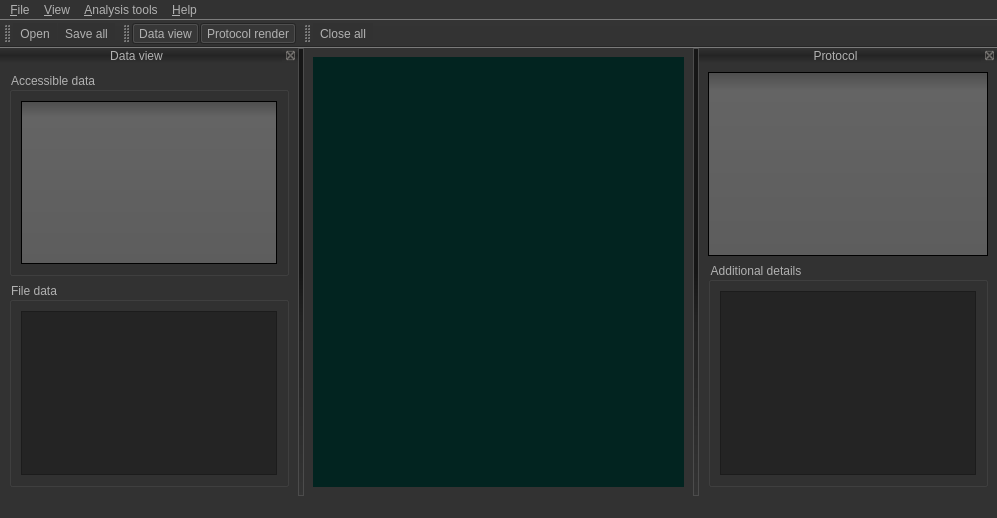
<?xml version="1.0" encoding="UTF-8"?>
<ui version="4.0">
 <author>Oleksandr Kozachuk. 2019</author>
 <class>MainWindow</class>
 <widget class="QMainWindow" name="MainWindow">
  <property name="windowModality">
   <enum>Qt::NonModal</enum>
  </property>
  <property name="enabled">
   <bool>true</bool>
  </property>
  <property name="geometry">
   <rect>
    <x>0</x>
    <y>0</y>
    <width>997</width>
    <height>518</height>
   </rect>
  </property>
  <property name="tabletTracking">
   <bool>false</bool>
  </property>
  <property name="focusPolicy">
   <enum>Qt::NoFocus</enum>
  </property>
  <property name="windowTitle">
   <string>Data analysis</string>
  </property>
  <property name="windowIcon">
   <iconset resource="dataAnalysisRC.qrc">
    <normaloff>:/imgRc/images/analytics.png</normaloff>:/imgRc/images/analytics.png</iconset>
  </property>
  <property name="layoutDirection">
   <enum>Qt::LeftToRight</enum>
  </property>
  <property name="styleSheet">
   <string notr="true">QToolTip
{
     border: 1px solid black;
     background-color: #ffa02f;
     padding: 1px;
     border-radius: 3px;
     opacity: 100;
}

QWidget
{
    color: #b1b1b1;
    background-color: #323232;
}

QWidget:item:hover
{
    background-color: QLinearGradient( x1: 0, y1: 0, x2: 0, y2: 1, stop: 0 #ffa02f, stop: 1 #ca0619);
    color: #000000;
}

QWidget:item:selected
{
    background-color: QLinearGradient( x1: 0, y1: 0, x2: 0, y2: 1, stop: 0 #ffa02f, stop: 1 #d7801a);
}

QMenuBar::item
{
    background: transparent;
}

QMenuBar::item:selected
{
    background: transparent;
    border: 1px solid #ffaa00;
}

QMenuBar::item:pressed
{
    background: #444;
    border: 1px solid #000;
    background-color: QLinearGradient(
        x1:0, y1:0,
        x2:0, y2:1,
        stop:1 #212121,
        stop:0.4 #343434/*,
        stop:0.2 #343434,
        stop:0.1 #ffaa00*/
    );
    margin-bottom:-1px;
    padding-bottom:1px;
}

QMenu
{
    border: 1px solid #000;
}

QMenu::item
{
    padding: 2px 20px 2px 20px;
}

QMenu::item:selected
{
    color: #000000;
}

QWidget:disabled
{
    color: #404040;
    background-color: #323232;
}

QAbstractItemView
{
    background-color: QLinearGradient( x1: 0, y1: 0, x2: 0, y2: 1, stop: 0 #4d4d4d, stop: 0.1 #646464, stop: 1 #5d5d5d);
}

QWidget:focus
{
    /*border: 2px solid QLinearGradient( x1: 0, y1: 0, x2: 0, y2: 1, stop: 0 #ffa02f, stop: 1 #d7801a);*/
}

QLineEdit
{
    background-color: QLinearGradient( x1: 0, y1: 0, x2: 0, y2: 1, stop: 0 #4d4d4d, stop: 0 #646464, stop: 1 #5d5d5d);
    padding: 1px;
    border-style: solid;
    border: 1px solid #1e1e1e;
    border-radius: 5;
}

QPushButton
{
    color: #b1b1b1;
    background-color: QLinearGradient( x1: 0, y1: 0, x2: 0, y2: 1, stop: 0 #565656, stop: 0.1 #525252, stop: 0.5 #4e4e4e, stop: 0.9 #4a4a4a, stop: 1 #464646);
    border-width: 1px;
    border-color: #1e1e1e;
    border-style: solid;
    border-radius: 6;
    padding: 3px;
    font-size: 12px;
    padding-left: 5px;
    padding-right: 5px;
}

QPushButton:pressed
{
    background-color: QLinearGradient( x1: 0, y1: 0, x2: 0, y2: 1, stop: 0 #2d2d2d, stop: 0.1 #2b2b2b, stop: 0.5 #292929, stop: 0.9 #282828, stop: 1 #252525);
}

QComboBox
{
    selection-background-color: #ffaa00;
    background-color: QLinearGradient( x1: 0, y1: 0, x2: 0, y2: 1, stop: 0 #565656, stop: 0.1 #525252, stop: 0.5 #4e4e4e, stop: 0.9 #4a4a4a, stop: 1 #464646);
    border-style: solid;
    border: 1px solid #1e1e1e;
    border-radius: 5;
}

QComboBox:hover,QPushButton:hover
{
    border: 2px solid QLinearGradient( x1: 0, y1: 0, x2: 0, y2: 1, stop: 0 #ffa02f, stop: 1 #d7801a);
}


QComboBox:on
{
    padding-top: 3px;
    padding-left: 4px;
    background-color: QLinearGradient( x1: 0, y1: 0, x2: 0, y2: 1, stop: 0 #2d2d2d, stop: 0.1 #2b2b2b, stop: 0.5 #292929, stop: 0.9 #282828, stop: 1 #252525);
    selection-background-color: #ffaa00;
}

QComboBox QAbstractItemView
{
    border: 2px solid darkgray;
    selection-background-color: QLinearGradient( x1: 0, y1: 0, x2: 0, y2: 1, stop: 0 #ffa02f, stop: 1 #d7801a);
}

QComboBox::drop-down
{
     subcontrol-origin: padding;
     subcontrol-position: top right;
     width: 15px;

     border-left-width: 0px;
     border-left-color: darkgray;
     border-left-style: solid; /* just a single line */
     border-top-right-radius: 3px; /* same radius as the QComboBox */
     border-bottom-right-radius: 3px;
 }

QComboBox::down-arrow
{
     image: url(:/down_arrow.png);
}

QGroupBox:focus
{
border: 2px solid QLinearGradient( x1: 0, y1: 0, x2: 0, y2: 1, stop: 0 #ffa02f, stop: 1 #d7801a);
}

QTextEdit:focus
{
    border: 2px solid QLinearGradient( x1: 0, y1: 0, x2: 0, y2: 1, stop: 0 #ffa02f, stop: 1 #d7801a);
}

QScrollBar:horizontal {
     border: 1px solid #222222;
     background: QLinearGradient( x1: 0, y1: 0, x2: 0, y2: 1, stop: 0.0 #121212, stop: 0.2 #282828, stop: 1 #484848);
     height: 7px;
     margin: 0px 16px 0 16px;
}

QScrollBar::handle:horizontal
{
      background: QLinearGradient( x1: 0, y1: 0, x2: 1, y2: 0, stop: 0 #ffa02f, stop: 0.5 #d7801a, stop: 1 #ffa02f);
      min-height: 20px;
      border-radius: 2px;
}

QScrollBar::add-line:horizontal {
      border: 1px solid #1b1b19;
      border-radius: 2px;
      background: QLinearGradient( x1: 0, y1: 0, x2: 1, y2: 0, stop: 0 #ffa02f, stop: 1 #d7801a);
      width: 14px;
      subcontrol-position: right;
      subcontrol-origin: margin;
}

QScrollBar::sub-line:horizontal {
      border: 1px solid #1b1b19;
      border-radius: 2px;
      background: QLinearGradient( x1: 0, y1: 0, x2: 1, y2: 0, stop: 0 #ffa02f, stop: 1 #d7801a);
      width: 14px;
     subcontrol-position: left;
     subcontrol-origin: margin;
}

QScrollBar::right-arrow:horizontal, QScrollBar::left-arrow:horizontal
{
      border: 1px solid black;
      width: 1px;
      height: 1px;
      background: white;
}

QScrollBar::add-page:horizontal, QScrollBar::sub-page:horizontal
{
      background: none;
}

QScrollBar:vertical
{
      background: QLinearGradient( x1: 0, y1: 0, x2: 1, y2: 0, stop: 0.0 #121212, stop: 0.2 #282828, stop: 1 #484848);
      width: 7px;
      margin: 16px 0 16px 0;
      border: 1px solid #222222;
}

QScrollBar::handle:vertical
{
      background: QLinearGradient( x1: 0, y1: 0, x2: 0, y2: 1, stop: 0 #ffa02f, stop: 0.5 #d7801a, stop: 1 #ffa02f);
      min-height: 20px;
      border-radius: 2px;
}

QScrollBar::add-line:vertical
{
      border: 1px solid #1b1b19;
      border-radius: 2px;
      background: QLinearGradient( x1: 0, y1: 0, x2: 0, y2: 1, stop: 0 #ffa02f, stop: 1 #d7801a);
      height: 14px;
      subcontrol-position: bottom;
      subcontrol-origin: margin;
}

QScrollBar::sub-line:vertical
{
      border: 1px solid #1b1b19;
      border-radius: 2px;
      background: QLinearGradient( x1: 0, y1: 0, x2: 0, y2: 1, stop: 0 #d7801a, stop: 1 #ffa02f);
      height: 14px;
      subcontrol-position: top;
      subcontrol-origin: margin;
}

QScrollBar::up-arrow:vertical, QScrollBar::down-arrow:vertical
{
      border: 1px solid black;
      width: 1px;
      height: 1px;
      background: white;
}


QScrollBar::add-page:vertical, QScrollBar::sub-page:vertical
{
      background: none;
}

QTextEdit
{
    background-color: #242424;
}

QPlainTextEdit
{
    background-color: #242424;
}

QHeaderView::section
{
    background-color: QLinearGradient(x1:0, y1:0, x2:0, y2:1, stop:0 #616161, stop: 0.5 #505050, stop: 0.6 #434343, stop:1 #656565);
    color: white;
    padding-left: 4px;
    border: 1px solid #6c6c6c;
}

QCheckBox:disabled
{
color: #414141;
}

QDockWidget::title
{
    text-align: center;
    spacing: 3px; /* spacing between items in the tool bar */
    background-color: QLinearGradient(x1:0, y1:0, x2:0, y2:1, stop:0 #323232, stop: 0.5 #242424, stop:1 #323232);
}

QDockWidget::close-button, QDockWidget::float-button
{
    text-align: center;
    spacing: 1px; /* spacing between items in the tool bar */
    background-color: QLinearGradient(x1:0, y1:0, x2:0, y2:1, stop:0 #323232, stop: 0.5 #242424, stop:1 #323232);
}

QDockWidget::close-button:hover, QDockWidget::float-button:hover
{
    background: #242424;
}

QDockWidget::close-button:pressed, QDockWidget::float-button:pressed
{
    padding: 1px -1px -1px 1px;
}

QMainWindow::separator
{
    background-color: QLinearGradient(x1:0, y1:0, x2:0, y2:1, stop:0 #161616, stop: 0.5 #151515, stop: 0.6 #212121, stop:1 #343434);
    color: white;
    padding-left: 4px;
    border: 1px solid #4c4c4c;
    spacing: 3px; /* spacing between items in the tool bar */
}

QMainWindow::separator:hover
{

    background-color: QLinearGradient(x1:0, y1:0, x2:0, y2:1, stop:0 #d7801a, stop:0.5 #b56c17 stop:1 #ffa02f);
    color: white;
    padding-left: 4px;
    border: 1px solid #6c6c6c;
    spacing: 3px; /* spacing between items in the tool bar */
}

QToolBar::handle
{
     spacing: 3px; /* spacing between items in the tool bar */
     background: url(:/images/handle.png);
}

QMenu::separator
{
    height: 2px;
    background-color: QLinearGradient(x1:0, y1:0, x2:0, y2:1, stop:0 #161616, stop: 0.5 #151515, stop: 0.6 #212121, stop:1 #343434);
    color: white;
    padding-left: 4px;
    margin-left: 10px;
    margin-right: 5px;
}

QProgressBar
{
    border: 2px solid grey;
    border-radius: 5px;
    text-align: center;
}

QProgressBar::chunk
{
    background-color: #d7801a;
    width: 2.15px;
    margin: 0.5px;
}

QTabBar::tab {
    color: #b1b1b1;
    border: 1px solid #444;
    border-bottom-style: none;
    background-color: #323232;
    padding-left: 10px;
    padding-right: 10px;
    padding-top: 3px;
    padding-bottom: 2px;
    margin-right: -1px;
}

QTabWidget::pane {
    border: 1px solid #444;
    top: 1px;
}

QTabBar::tab:last
{
    margin-right: 0; /* the last selected tab has nothing to overlap with on the right */
    border-top-right-radius: 3px;
}

QTabBar::tab:first:!selected
{
 margin-left: 0px; /* the last selected tab has nothing to overlap with on the right */


    border-top-left-radius: 3px;
}

QTabBar::tab:!selected
{
    color: #b1b1b1;
    border-bottom-style: solid;
    margin-top: 3px;
    background-color: QLinearGradient(x1:0, y1:0, x2:0, y2:1, stop:1 #212121, stop:.4 #343434);
}

QTabBar::tab:selected
{
    border-top-left-radius: 3px;
    border-top-right-radius: 3px;
    margin-bottom: 0px;
}

QTabBar::tab:!selected:hover
{
    /*border-top: 2px solid #ffaa00;
    padding-bottom: 3px;*/
    border-top-left-radius: 3px;
    border-top-right-radius: 3px;
    background-color: QLinearGradient(x1:0, y1:0, x2:0, y2:1, stop:1 #212121, stop:0.4 #343434, stop:0.2 #343434, stop:0.1 #ffaa00);
}

QRadioButton::indicator:checked, QRadioButton::indicator:unchecked{
    color: #b1b1b1;
    background-color: #323232;
    border: 1px solid #b1b1b1;
    border-radius: 6px;
}

QRadioButton::indicator:checked
{
    background-color: qradialgradient(
        cx: 0.5, cy: 0.5,
        fx: 0.5, fy: 0.5,
        radius: 1.0,
        stop: 0.25 #ffaa00,
        stop: 0.3 #323232
    );
}

QCheckBox::indicator{
    color: #b1b1b1;
    background-color: #323232;
    border: 1px solid #b1b1b1;
    width: 9px;
    height: 9px;
}

QRadioButton::indicator
{
    border-radius: 6px;
}

QRadioButton::indicator:hover, QCheckBox::indicator:hover
{
    border: 1px solid #ffaa00;
}

QCheckBox::indicator:checked
{
    image:url(:/images/checkbox.png);
}

QCheckBox::indicator:disabled, QRadioButton::indicator:disabled
{
    border: 1px solid #444;
}</string>
  </property>
  <property name="toolButtonStyle">
   <enum>Qt::ToolButtonIconOnly</enum>
  </property>
  <property name="documentMode">
   <bool>false</bool>
  </property>
  <property name="tabShape">
   <enum>QTabWidget::Rounded</enum>
  </property>
  <property name="dockNestingEnabled">
   <bool>false</bool>
  </property>
  <property name="unifiedTitleAndToolBarOnMac">
   <bool>false</bool>
  </property>
  <widget class="QWidget" name="centralwidget">
   <layout class="QGridLayout" name="gridLayout">
    <item row="0" column="0">
     <widget class="QMdiArea" name="mdiArea">
      <property name="autoFillBackground">
       <bool>false</bool>
      </property>
      <property name="styleSheet">
       <string notr="true"/>
      </property>
      <property name="frameShape">
       <enum>QFrame::NoFrame</enum>
      </property>
      <property name="frameShadow">
       <enum>QFrame::Plain</enum>
      </property>
      <property name="lineWidth">
       <number>1</number>
      </property>
      <property name="midLineWidth">
       <number>0</number>
      </property>
      <property name="verticalScrollBarPolicy">
       <enum>Qt::ScrollBarAsNeeded</enum>
      </property>
      <property name="horizontalScrollBarPolicy">
       <enum>Qt::ScrollBarAsNeeded</enum>
      </property>
      <property name="background">
       <brush brushstyle="SolidPattern">
        <color alpha="255">
         <red>2</red>
         <green>36</green>
         <blue>32</blue>
        </color>
       </brush>
      </property>
      <property name="activationOrder">
       <enum>QMdiArea::CreationOrder</enum>
      </property>
      <property name="viewMode">
       <enum>QMdiArea::SubWindowView</enum>
      </property>
      <property name="documentMode">
       <bool>false</bool>
      </property>
      <property name="tabsClosable">
       <bool>true</bool>
      </property>
      <property name="tabsMovable">
       <bool>true</bool>
      </property>
      <property name="tabShape">
       <enum>QTabWidget::Rounded</enum>
      </property>
     </widget>
    </item>
   </layout>
  </widget>
  <widget class="QStatusBar" name="statusbar"/>
  <widget class="QDockWidget" name="dockWidgetDataView">
   <property name="minimumSize">
    <size>
     <width>162</width>
     <height>264</height>
    </size>
   </property>
   <property name="accessibleName">
    <string/>
   </property>
   <property name="layoutDirection">
    <enum>Qt::LeftToRight</enum>
   </property>
   <property name="autoFillBackground">
    <bool>false</bool>
   </property>
   <property name="floating">
    <bool>false</bool>
   </property>
   <property name="windowTitle">
    <string>Data view</string>
   </property>
   <attribute name="dockWidgetArea">
    <number>1</number>
   </attribute>
   <widget class="QWidget" name="dockWidgetContentsDataSet">
    <layout class="QGridLayout" name="gridLayout_4">
     <item row="1" column="0">
      <widget class="QGroupBox" name="groupBoxFileData">
       <property name="title">
        <string>File data</string>
       </property>
       <layout class="QGridLayout" name="gridLayout_5">
        <item row="0" column="0">
         <widget class="QTextBrowser" name="textBrowserFileData"/>
        </item>
       </layout>
      </widget>
     </item>
     <item row="0" column="0">
      <widget class="QGroupBox" name="groupBoxAccessibleData">
       <property name="title">
        <string>Accessible data</string>
       </property>
       <layout class="QGridLayout" name="gridLayout_6">
        <item row="0" column="0">
         <widget class="QListView" name="listViewAccessibleData"/>
        </item>
       </layout>
      </widget>
     </item>
    </layout>
   </widget>
  </widget>
  <widget class="QMenuBar" name="menubar">
   <property name="geometry">
    <rect>
     <x>0</x>
     <y>0</y>
     <width>997</width>
     <height>21</height>
    </rect>
   </property>
   <widget class="QMenu" name="menuFile">
    <property name="title">
     <string>&amp;File</string>
    </property>
    <addaction name="actionOpen"/>
    <addaction name="separator"/>
    <addaction name="actionSaveAll"/>
    <addaction name="actionSave"/>
    <addaction name="separator"/>
    <addaction name="actionExit"/>
   </widget>
   <widget class="QMenu" name="menuNelp">
    <property name="title">
     <string>&amp;Help</string>
    </property>
    <addaction name="actionDataAnalysisHelp"/>
    <addaction name="separator"/>
    <addaction name="actionUsage"/>
   </widget>
   <widget class="QMenu" name="menuView">
    <property name="title">
     <string>&amp;View</string>
    </property>
    <widget class="QMenu" name="menuMore">
     <property name="title">
      <string>More...</string>
     </property>
     <addaction name="actionShowFileData"/>
     <addaction name="actionShowAdditionalDetails"/>
    </widget>
    <addaction name="actionDataView"/>
    <addaction name="actionProtocolRender"/>
    <addaction name="separator"/>
    <addaction name="menuMore"/>
    <addaction name="separator"/>
    <addaction name="actionCloseAll"/>
   </widget>
   <widget class="QMenu" name="menuAnalysisTools">
    <property name="title">
     <string>&amp;Analysis tools</string>
    </property>
   </widget>
   <addaction name="menuFile"/>
   <addaction name="menuView"/>
   <addaction name="menuAnalysisTools"/>
   <addaction name="menuNelp"/>
  </widget>
  <widget class="QDockWidget" name="dockWidgetProtocol">
   <property name="tabletTracking">
    <bool>false</bool>
   </property>
   <property name="focusPolicy">
    <enum>Qt::NoFocus</enum>
   </property>
   <property name="floating">
    <bool>false</bool>
   </property>
   <property name="features">
    <set>QDockWidget::AllDockWidgetFeatures</set>
   </property>
   <property name="windowTitle">
    <string>Protocol</string>
   </property>
   <attribute name="dockWidgetArea">
    <number>2</number>
   </attribute>
   <widget class="QWidget" name="dockWidgetContentsProtocol">
    <layout class="QGridLayout" name="gridLayout_2">
     <item row="1" column="0">
      <widget class="QGroupBox" name="groupBoxProtocolDetails">
       <property name="title">
        <string>Additional details</string>
       </property>
       <layout class="QGridLayout" name="gridLayout_3">
        <item row="0" column="0">
         <widget class="QTextBrowser" name="textBrowserProtocolDetails"/>
        </item>
       </layout>
      </widget>
     </item>
     <item row="0" column="0">
      <widget class="QTreeView" name="treeViewProtocol"/>
     </item>
    </layout>
   </widget>
  </widget>
  <widget class="QToolBar" name="toolBarFileActions">
   <property name="windowTitle">
    <string>toolBar</string>
   </property>
   <attribute name="toolBarArea">
    <enum>TopToolBarArea</enum>
   </attribute>
   <attribute name="toolBarBreak">
    <bool>false</bool>
   </attribute>
   <addaction name="actionOpen"/>
   <addaction name="actionSaveAll"/>
  </widget>
  <widget class="QToolBar" name="toolBarViewActions">
   <property name="windowTitle">
    <string>toolBar</string>
   </property>
   <attribute name="toolBarArea">
    <enum>TopToolBarArea</enum>
   </attribute>
   <attribute name="toolBarBreak">
    <bool>false</bool>
   </attribute>
   <addaction name="actionDataView"/>
   <addaction name="actionProtocolRender"/>
  </widget>
  <widget class="QToolBar" name="toolBarOtherActions">
   <property name="windowTitle">
    <string>toolBar_2</string>
   </property>
   <attribute name="toolBarArea">
    <enum>TopToolBarArea</enum>
   </attribute>
   <attribute name="toolBarBreak">
    <bool>false</bool>
   </attribute>
   <addaction name="actionCloseAll"/>
  </widget>
  <action name="actionOpen">
   <property name="icon">
    <iconset resource="dataAnalysisRC.qrc">
     <normaloff>:/imgRc/images/inbox.png</normaloff>:/imgRc/images/inbox.png</iconset>
   </property>
   <property name="text">
    <string>Open...</string>
   </property>
   <property name="shortcut">
    <string>Ctrl+O</string>
   </property>
  </action>
  <action name="actionSave">
   <property name="text">
    <string>Save selected</string>
   </property>
   <property name="toolTip">
    <string>Save selected</string>
   </property>
  </action>
  <action name="actionExit">
   <property name="text">
    <string>Exit</string>
   </property>
  </action>
  <action name="actionDataAnalysisHelp">
   <property name="text">
    <string>About</string>
   </property>
  </action>
  <action name="actionAboutUI">
   <property name="text">
    <string>About UI</string>
   </property>
  </action>
  <action name="actionUsage">
   <property name="text">
    <string>Usage</string>
   </property>
   <property name="shortcut">
    <string>Ctrl+U</string>
   </property>
  </action>
  <action name="actionSaveAll">
   <property name="icon">
    <iconset resource="dataAnalysisRC.qrc">
     <normaloff>:/imgRc/images/outbox.png</normaloff>:/imgRc/images/outbox.png</iconset>
   </property>
   <property name="text">
    <string>Save all</string>
   </property>
   <property name="shortcut">
    <string>Ctrl+S</string>
   </property>
  </action>
  <action name="actionDataView">
   <property name="checkable">
    <bool>true</bool>
   </property>
   <property name="checked">
    <bool>true</bool>
   </property>
   <property name="icon">
    <iconset resource="dataAnalysisRC.qrc">
     <normaloff>:/imgRc/images/file.png</normaloff>:/imgRc/images/file.png</iconset>
   </property>
   <property name="text">
    <string>Data view</string>
   </property>
   <property name="shortcut">
    <string>Ctrl+D</string>
   </property>
  </action>
  <action name="actionProtocolRender">
   <property name="checkable">
    <bool>true</bool>
   </property>
   <property name="checked">
    <bool>true</bool>
   </property>
   <property name="icon">
    <iconset resource="dataAnalysisRC.qrc">
     <normaloff>:/imgRc/images/analytics-2.png</normaloff>:/imgRc/images/analytics-2.png</iconset>
   </property>
   <property name="text">
    <string>Protocol render</string>
   </property>
   <property name="shortcut">
    <string>Ctrl+F</string>
   </property>
  </action>
  <action name="actionShowFileData">
   <property name="checkable">
    <bool>true</bool>
   </property>
   <property name="checked">
    <bool>true</bool>
   </property>
   <property name="text">
    <string>Show file data</string>
   </property>
  </action>
  <action name="actionShowAdditionalDetails">
   <property name="checkable">
    <bool>true</bool>
   </property>
   <property name="checked">
    <bool>true</bool>
   </property>
   <property name="text">
    <string>Show additional details</string>
   </property>
  </action>
  <action name="actionCloseAll">
   <property name="icon">
    <iconset resource="dataAnalysisRC.qrc">
     <normaloff>:/imgRc/images/close.png</normaloff>:/imgRc/images/close.png</iconset>
   </property>
   <property name="text">
    <string>Close all</string>
   </property>
  </action>
 </widget>
 <resources>
  <include location="dataAnalysisRC.qrc"/>
 </resources>
 <connections>
  <connection>
   <sender>actionDataView</sender>
   <signal>toggled(bool)</signal>
   <receiver>dockWidgetDataView</receiver>
   <slot>setVisible(bool)</slot>
   <hints>
    <hint type="sourcelabel">
     <x>-1</x>
     <y>-1</y>
    </hint>
    <hint type="destinationlabel">
     <x>79</x>
     <y>265</y>
    </hint>
   </hints>
  </connection>
  <connection>
   <sender>actionProtocolRender</sender>
   <signal>toggled(bool)</signal>
   <receiver>dockWidgetProtocol</receiver>
   <slot>setVisible(bool)</slot>
   <hints>
    <hint type="sourcelabel">
     <x>-1</x>
     <y>-1</y>
    </hint>
    <hint type="destinationlabel">
     <x>814</x>
     <y>265</y>
    </hint>
   </hints>
  </connection>
  <connection>
   <sender>dockWidgetProtocol</sender>
   <signal>visibilityChanged(bool)</signal>
   <receiver>actionProtocolRender</receiver>
   <slot>setChecked(bool)</slot>
   <hints>
    <hint type="sourcelabel">
     <x>814</x>
     <y>265</y>
    </hint>
    <hint type="destinationlabel">
     <x>-1</x>
     <y>-1</y>
    </hint>
   </hints>
  </connection>
  <connection>
   <sender>dockWidgetDataView</sender>
   <signal>visibilityChanged(bool)</signal>
   <receiver>actionDataView</receiver>
   <slot>setChecked(bool)</slot>
   <hints>
    <hint type="sourcelabel">
     <x>79</x>
     <y>265</y>
    </hint>
    <hint type="destinationlabel">
     <x>-1</x>
     <y>-1</y>
    </hint>
   </hints>
  </connection>
  <connection>
   <sender>actionShowAdditionalDetails</sender>
   <signal>toggled(bool)</signal>
   <receiver>groupBoxProtocolDetails</receiver>
   <slot>setVisible(bool)</slot>
   <hints>
    <hint type="sourcelabel">
     <x>-1</x>
     <y>-1</y>
    </hint>
    <hint type="destinationlabel">
     <x>849</x>
     <y>378</y>
    </hint>
   </hints>
  </connection>
  <connection>
   <sender>actionShowFileData</sender>
   <signal>toggled(bool)</signal>
   <receiver>groupBoxFileData</receiver>
   <slot>setVisible(bool)</slot>
   <hints>
    <hint type="sourcelabel">
     <x>-1</x>
     <y>-1</y>
    </hint>
    <hint type="destinationlabel">
     <x>146</x>
     <y>386</y>
    </hint>
   </hints>
  </connection>
 </connections>
</ui>
